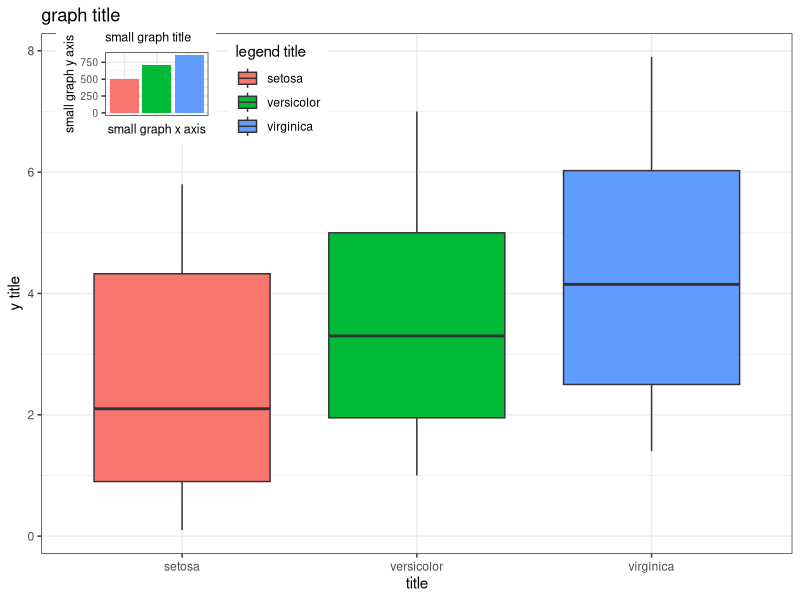

Recreate this plot in R.
#inset plots using example data sets

library(grid)
library(datasets)
library(ggplot2)
library(reshape2)

data(iris) # get example dataset

meltedIris <- melt(iris)

#Main plot
g <- ggplot(meltedIris, aes(Species, value))
g <- g + geom_boxplot(aes(fill=factor(Species))) + theme_bw()+
  theme(axis.text.x = element_text(angle=0, vjust=0.6)) +   theme(legend.position = c(0.315, 0.89)) + # legend position can be adjusted accordingly
 labs(title="graph title", x="title", fill = "legend title",y="y title")#+
#  scale_fill_manual(labels = c("A2 Climate","A2 Climate & LU+", "Recent Trends"), values=  hue_pal()(3))+  #these lines can be used to change the x labs or legend labels
#  scale_x_discrete(labels= c("1","2","3","4","5 (All affected cohorts killed)"))#, values= c("three","four", "five"))


#get the total values for the bar plot 
totalSumBars <- t(data.frame(totals= sapply( unique(meltedIris$Species), function(speci){
  return(  sum(meltedIris$value[ meltedIris$Species == speci]) )
})))

colnames(totalSumBars) <- unique(meltedIris$Species)
barplotDataMelt <- melt(totalSumBars)
subplot <- ggplot(barplotDataMelt, aes(Var2, value , fill=factor(Var2))) + theme_bw() +geom_bar(stat="identity")+
  theme(legend.position = "none") + labs(subtitle="small graph title", y="small graph y axis", x="small graph x axis")+ 
  theme(axis.text.x =element_blank(), axis.ticks.x = element_blank(),text = element_text(size=9))

vp <- viewport(width = 0.2, height = 0.2, x = .07,y = .76, just = c("left","bottom")) # view port determines the size of the small graph
full <- function() {
  print(g)
  theme_set(theme_bw(base_size = 8))
  print(subplot, vp = vp)
  theme_set(theme_bw())
}

full() # this graphs the two together